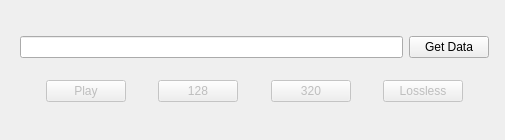
<?xml version="1.0" encoding="UTF-8"?>
<ui version="4.0">
 <class>ZingMp3DownloaderClass</class>
 <widget class="QMainWindow" name="ZingMp3DownloaderClass">
  <property name="geometry">
   <rect>
    <x>0</x>
    <y>0</y>
    <width>505</width>
    <height>140</height>
   </rect>
  </property>
  <property name="windowTitle">
   <string>ZingMp3Downloader - KhiemDH</string>
  </property>
  <widget class="QWidget" name="centralWidget">
   <widget class="QWidget" name="verticalLayoutWidget">
    <property name="geometry">
     <rect>
      <x>9</x>
      <y>9</y>
      <width>491</width>
      <height>121</height>
     </rect>
    </property>
    <layout class="QVBoxLayout" name="verticalLayout">
     <item>
      <layout class="QHBoxLayout" name="horizontalLayout">
       <item>
        <widget class="QLineEdit" name="lineEditUrl"/>
       </item>
       <item>
        <widget class="QPushButton" name="btnGetData">
         <property name="text">
          <string>Get Data</string>
         </property>
        </widget>
       </item>
      </layout>
     </item>
     <item>
      <layout class="QHBoxLayout" name="horizontalLayout_2">
       <item>
        <spacer name="horizontalSpacer">
         <property name="orientation">
          <enum>Qt::Horizontal</enum>
         </property>
         <property name="sizeHint" stdset="0">
          <size>
           <width>40</width>
           <height>20</height>
          </size>
         </property>
        </spacer>
       </item>
       <item>
        <widget class="QPushButton" name="btnPlay">
         <property name="enabled">
          <bool>false</bool>
         </property>
         <property name="text">
          <string>Play</string>
         </property>
        </widget>
       </item>
       <item>
        <spacer name="horizontalSpacer_5">
         <property name="orientation">
          <enum>Qt::Horizontal</enum>
         </property>
         <property name="sizeHint" stdset="0">
          <size>
           <width>40</width>
           <height>20</height>
          </size>
         </property>
        </spacer>
       </item>
       <item>
        <widget class="QPushButton" name="btnDownload128">
         <property name="enabled">
          <bool>false</bool>
         </property>
         <property name="text">
          <string>128</string>
         </property>
        </widget>
       </item>
       <item>
        <spacer name="horizontalSpacer_3">
         <property name="orientation">
          <enum>Qt::Horizontal</enum>
         </property>
         <property name="sizeHint" stdset="0">
          <size>
           <width>40</width>
           <height>20</height>
          </size>
         </property>
        </spacer>
       </item>
       <item>
        <widget class="QPushButton" name="btnDownload320">
         <property name="enabled">
          <bool>false</bool>
         </property>
         <property name="text">
          <string>320</string>
         </property>
        </widget>
       </item>
       <item>
        <spacer name="horizontalSpacer_2">
         <property name="orientation">
          <enum>Qt::Horizontal</enum>
         </property>
         <property name="sizeHint" stdset="0">
          <size>
           <width>40</width>
           <height>20</height>
          </size>
         </property>
        </spacer>
       </item>
       <item>
        <widget class="QPushButton" name="btnDownloadLossless">
         <property name="enabled">
          <bool>false</bool>
         </property>
         <property name="text">
          <string>Lossless</string>
         </property>
        </widget>
       </item>
       <item>
        <spacer name="horizontalSpacer_4">
         <property name="orientation">
          <enum>Qt::Horizontal</enum>
         </property>
         <property name="sizeHint" stdset="0">
          <size>
           <width>40</width>
           <height>20</height>
          </size>
         </property>
        </spacer>
       </item>
      </layout>
     </item>
    </layout>
   </widget>
  </widget>
 </widget>
 <layoutdefault spacing="6" margin="11"/>
 <resources>
  <include location="zingmp3downloader.qrc"/>
 </resources>
 <connections/>
</ui>
